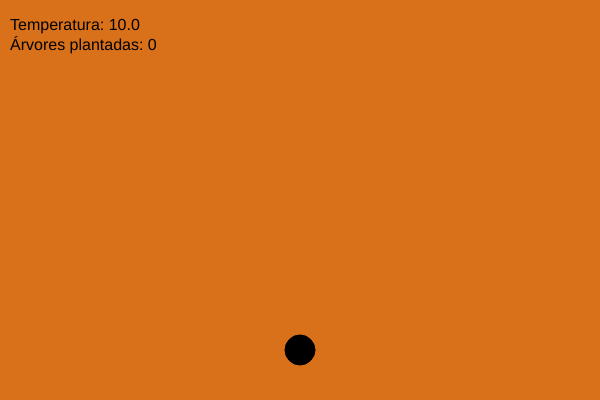
Frame 1 (no input)
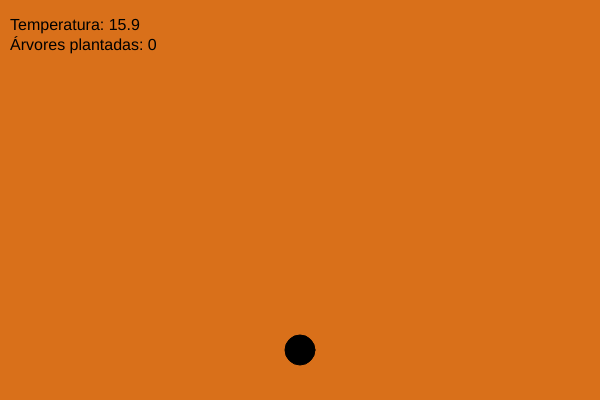
Frame 60 (no input)
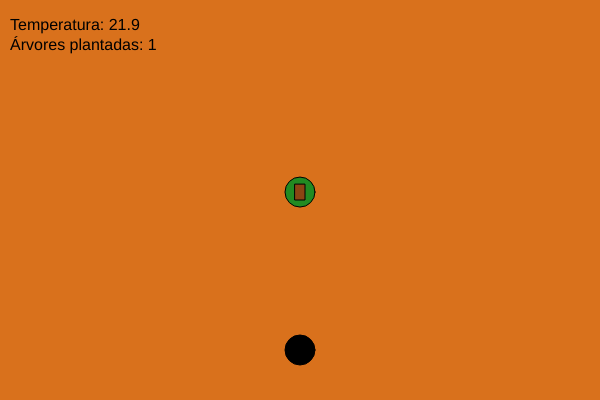
Frame 120 (the mouse pressed at the canvas centre since frame 60)

The p5.js sketch that drew these frames (run headless with seeded random() and noise() and a simulated clock; from frame 60 on, the mouse is pressed at the canvas centre):

// p5.js sketch
// ── sketch.js
// Definindo variáveis globais
let jardineiro;
let plantas = [];
let temperatura = 10;
let totalArvores = 0;

function setup() {
  createCanvas(600, 400);
  jardineiro = new Jardineiro(width / 2, height - 50);
}

function draw() {
  // Usando map() para ajustar a cor de fundo de forma mais controlada
  let corFundo = lerpColor(color(217, 112, 26), color(219, 239, 208),
    map(totalArvores, 0, 100, 0, 1));

  background(corFundo);

  mostrarInformacoes();

  temperatura += 0.1;

  jardineiro.atualizar();
  jardineiro.mostrar();

  // Verifica se o jogo acabou
  verificarFimDeJogo();

  // Usando map() para aplicar o comportamento de árvores plantadas
  plantas.map((arvore) => arvore.mostrar());
}

// Função para mostrar as informações na tela
function mostrarInformacoes() {
  textSize(16);
  fill(0);
  text("Temperatura: " + temperatura.toFixed(1), 10, 30);
  text("Árvores plantadas: " + totalArvores, 10, 50);
}

// Função que verifica se o jogo acabou (exemplo)
function verificarFimDeJogo() {
  if (totalArvores >= 50) {
    textSize(32);
    fill(0, 255, 0);
    text("Você ganhou! Todas as árvores foram plantadas.", width / 2 - 250, height / 2);
    noLoop(); // Para o jogo
  } else if (temperatura > 88) {
    textSize(32);
    fill(255, 0, 0);
    text("O jogo acabou! A temperatura ficou muito alta.", width / 2 - 250, height / 2);
    noLoop(); // Para o jogo
  }
}

// Classe para o jardineiro
class Jardineiro {
  constructor(x, y) {
    this.x = x;
    this.y = y;
    this.tamanho = 30;
  }

  // Atualiza a posição do jardineiro
  atualizar() {
    if (keyIsDown(LEFT_ARROW)) {
      this.x -= 5;
    }
    if (keyIsDown(RIGHT_ARROW)) {
      this.x += 5;
    }
    if (keyIsDown(UP_ARROW)) {
      this.y -= 5;
    }
    if (keyIsDown(DOWN_ARROW)) {
      this.y += 5;
    }
  }

  // Desenha o jardineiro na tela
  mostrar() {
    fill(0);
    ellipse(this.x, this.y, this.tamanho, this.tamanho);
  }

  // Função para o jardineiro plantar árvores
  plantarArvore() {
    if (mouseIsPressed) {
      let arvore = new Arvore(mouseX, mouseY);
      plantas.push(arvore);
      totalArvores++;
    }
  }
}

// Classe para as árvores
class Arvore {
  constructor(x, y) {
    this.x = x;
    this.y = y;
    this.altura = 10;
  }

  // Atualiza o crescimento da árvore
  atualizar() {
    if (temperatura > 15) {
      this.altura += 0.1;  // As árvores crescem conforme a temperatura
    }
  }

  // Desenha a árvore na tela
  mostrar() {
    fill(34, 139, 34); // Cor das folhas
    ellipse(this.x, this.y - this.altura / 2, 30, 30); // Folhas
    fill(139, 69, 19); // Cor do tronco
    rect(this.x - 5, this.y - this.altura, 10, this.altura); // Tronco
    this.atualizar();
  }
}

function mousePressed() {
  jardineiro.plantarArvore();
}
// ── p5.js Web Editor _ Freckle mixer.html
<!DOCTYPE html>
<!-- saved from url=(0014)about:internet -->
<html lang="en"><head><meta http-equiv="Content-Type" content="text/html; charset=UTF-8">
      
      <meta name="viewport" content="width=device-width, initial-scale=1.0">
      <meta name="keywords" content="p5.js, p5.js web editor, web editor, processing, code editor">
      <meta name="description" content="A web editor for p5.js, a JavaScript library with the goal of making coding accessible to artists, designers, educators, and beginners.">
      <title>p5.js Web Editor | Freckle mixer</title>
      <link rel="stylesheet" href="./p5.js Web Editor _ Freckle mixer_files/app.55e950c2f3e36765b277.css">
      <link href="./p5.js Web Editor _ Freckle mixer_files/css" rel="stylesheet" type="text/css">
      <link href="./p5.js Web Editor _ Freckle mixer_files/css(1)" rel="stylesheet" type="text/css">
      <link rel="shortcut icon" href="https://editor.p5js.org/favicon.ico" type="image/x-icon">
      <script type="text/javascript" async="" src="./p5.js Web Editor _ Freckle mixer_files/js"></script><script async="" src="./p5.js Web Editor _ Freckle mixer_files/analytics.js"></script><script>
        if (!window.process) {
          window.process = {};
        }
        if (!window.process.env) {
          window.process.env = {};
        }
        window.process.env.API_URL = '/editor';
        window.process.env.NODE_ENV = 'production';
        window.process.env.S3_BUCKET = 'assets.editor.p5js.org';
        window.process.env.S3_BUCKET_URL_BASE = 'https://assets.editor.p5js.org/';
        window.process.env.AWS_REGION = 'us-west-2';
        window.process.env.FORCE_TO_HTTPS = false;
        window.process.env.CLIENT = true;
        window.process.env.LOGIN_ENABLED = true;
        window.process.env.EXAMPLES_ENABLED = true;
        window.process.env.UI_ACCESS_TOKEN_ENABLED = false;
        window.process.env.UI_COLLECTIONS_ENABLED = true;
        window.process.env.UPLOAD_LIMIT = 250000000;
        window.process.env.TRANSLATIONS_ENABLED = true; 
        window.process.env.PREVIEW_URL = 'https://preview.p5js.org';
        window.process.env.GA_MEASUREMENT_ID='UA-53383000-1';
      </script>
    <link rel="stylesheet" href="./p5.js Web Editor _ Freckle mixer_files/main.css"><style data-styled="active" data-styled-version="5.3.0"></style><style data-emotion="css"></style></head>
    <body class="light">
      <div id="root" class="root-app"><a href="https://editor.p5js.org/matheus.lima.pereira09/sketches/oZFK2zE5N#play-sketch" class="skip_link">Skip to Play Sketch</a><div class="app" style=""><div class="RootPage-sc-1si1i3e-0 jonjFu"><header class="nav__header"><div class="nav__item-logo"><a href="https://editor.p5js.org/matheus.lima.pereira09/sketches"><svg xmlns="http://www.w3.org/2000/svg" xmlns:xlink="http://www.w3.org/1999/xlink" width="56" height="42" viewBox="0 0 56 42" role="img" aria-label="Logo p5.js" focusable="false" class="svg__logo"><g fill="none" fill-rule="evenodd"><path fill="#FFFFFF" d="M 43.75 15.44 L 42.761 16.157 L 41.735 14.796 L 40.734 16.122 L 39.771 15.388 L 40.746 14.051 L 39.164 13.48 L 39.538 12.33 L 41.124 12.841 L 41.124 11.197 L 42.397 11.197 L 42.397 12.844 L 43.971 12.368 L 44.344 13.518 L 42.774 14.054 L 43.749 15.439 L 43.75 15.44 Z M 36.705 24.399 C 36.417 25.07 35.991 25.672 35.455 26.168 C 34.931 26.649 34.316 27.018 33.611 27.273 C 32.889 27.531 32.128 27.661 31.361 27.656 C 30.027 27.656 28.901 27.344 27.987 26.72 C 27.366 26.298 26.843 25.748 26.454 25.106 L 28.407 23.271 L 28.437 23.261 C 28.647 23.871 29.04 24.402 29.562 24.781 C 30.087 25.165 30.709 25.357 31.429 25.357 C 31.834 25.357 32.216 25.289 32.576 25.153 C 32.936 25.019 33.251 24.823 33.521 24.568 C 33.791 24.312 34.005 23.993 34.162 23.61 C 34.32 23.227 34.399 22.795 34.399 22.314 C 34.399 21.698 34.293 21.187 34.084 20.781 C 33.89 20.395 33.609 20.059 33.263 19.801 C 32.924 19.552 32.537 19.375 32.127 19.282 C 31.707 19.184 31.277 19.135 30.845 19.136 C 30.545 19.136 30.226 19.158 29.888 19.203 C 29.551 19.249 29.221 19.313 28.898 19.395 C 28.576 19.478 28.261 19.572 27.954 19.676 C 27.673 19.77 27.399 19.883 27.133 20.014 L 27.403 11.292 L 36.468 11.292 L 36.468 13.726 L 29.967 13.726 L 29.81 17.175 C 30.064 17.1 30.368 17.047 30.72 17.017 C 31.073 16.987 31.392 16.972 31.677 16.972 C 32.457 16.972 33.18 17.084 33.847 17.31 C 34.487 17.52 35.079 17.852 35.591 18.29 C 36.086 18.719 36.471 19.245 36.749 19.868 C 37.027 20.492 37.165 21.209 37.165 22.021 C 37.165 22.908 37.012 23.7 36.705 24.399 Z M 25.104 24.039 C 24.872 24.71 24.513 25.33 24.046 25.864 C 23.583 26.387 23.016 26.81 22.382 27.104 C 21.729 27.411 20.99 27.566 20.166 27.566 C 19.438 27.574 18.718 27.412 18.063 27.092 C 17.425 26.777 16.933 26.349 16.589 25.807 L 16.544 25.807 L 16.544 32.66 L 13.844 32.66 L 13.844 16.43 L 16.432 16.43 L 16.432 17.94 L 16.499 17.94 C 16.634 17.73 16.81 17.516 17.028 17.298 C 17.245 17.08 17.512 16.885 17.827 16.711 C 18.565 16.309 19.394 16.104 20.234 16.114 C 20.998 16.114 21.703 16.261 22.348 16.554 C 22.993 16.847 23.548 17.249 24.013 17.76 C 24.486 18.285 24.853 18.898 25.093 19.563 C 25.347 20.254 25.475 20.998 25.475 21.794 C 25.475 22.591 25.351 23.338 25.104 24.037 L 25.104 24.039 Z M 22.025 19.617 C 21.774 19.286 21.452 19.015 21.084 18.822 C 20.704 18.621 20.26 18.52 19.75 18.52 C 19.269 18.52 18.838 18.624 18.46 18.834 C 18.08 19.043 17.756 19.312 17.486 19.639 C 17.216 19.968 17.012 20.341 16.874 20.759 C 16.597 21.568 16.597 22.446 16.874 23.255 C 17.012 23.666 17.216 24.035 17.486 24.364 C 17.756 24.692 18.08 24.957 18.46 25.158 C 18.838 25.36 19.269 25.46 19.75 25.46 C 20.26 25.46 20.705 25.356 21.084 25.147 C 21.464 24.938 21.777 24.67 22.024 24.341 C 22.272 24.013 22.458 23.64 22.583 23.221 C 22.831 22.407 22.831 21.538 22.583 20.724 C 22.458 20.315 22.273 19.946 22.025 19.617"></path></g></svg></a></div><nav class="nav"><ul class="nav__menubar" role="menubar" aria-orientation="horizontal"><ul class="nav__items-left" role="group"><li class="nav__item"><button tabindex="0" role="menuitem" aria-haspopup="menu" aria-expanded="false"><span class="nav__item-header">Arquivo</span><svg width="9px" height="6px" viewBox="0 0 9 6" xmlns="http://www.w3.org/2000/svg" xmlns:xlink="http://www.w3.org/1999/xlink" class="nav__item-header-triangle" focusable="false" aria-hidden="true"><g stroke="none" stroke-width="1" fill="#B5B5B5"><polygon id="Triangle" points="4.5 6 9 0 0 0"></polygon></g></svg></button><ul class="nav__dropdown" role="menu" aria-label="Arquivo menu"><li class="nav__dropdown-item "><button aria-disabled="false" role="menuitem" tabindex="-1" id="file-new">Novo</button></li><li class="nav__dropdown-item "><button aria-disabled="false" role="menuitem" tabindex="-1" id="file-save">Salvar<span class="nav__keyboard-shortcut">Ctrl+S</span></button></li><li class="nav__dropdown-item "><button aria-disabled="false" role="menuitem" tabindex="-1" id="file-duplicate">Duplicar</button></li><li class="nav__dropdown-item "><button aria-disabled="false" role="menuitem" tabindex="-1" id="file-share">compartilhar</button></li><li class="nav__dropdown-item "><button aria-disabled="false" role="menuitem" tabindex="-1" id="file-download">Download</button></li><li class="nav__dropdown-item "><a aria-disabled="false" role="menuitem" tabindex="-1" id="file-open" href="https://editor.p5js.org/matheus.lima.pereira09/sketches">Abrir</a></li><li class="nav__dropdown-item "><a aria-disabled="false" role="menuitem" tabindex="-1" id="file-add-to-collection" href="https://editor.p5js.org/matheus.lima.pereira09/sketches/oZFK2zE5N/add-to-collection">Adicionar à coleção</a></li><li class="nav__dropdown-item "><a aria-disabled="false" role="menuitem" tabindex="-1" id="file-examples" href="https://editor.p5js.org/p5/sketches">Exemplos</a></li></ul></li><li class="nav__item"><button tabindex="-1" role="menuitem" aria-haspopup="menu" aria-expanded="false"><span class="nav__item-header">Editar</span><svg width="9px" height="6px" viewBox="0 0 9 6" xmlns="http://www.w3.org/2000/svg" xmlns:xlink="http://www.w3.org/1999/xlink" class="nav__item-header-triangle" focusable="false" aria-hidden="true"><g stroke="none" stroke-width="1" fill="#B5B5B5"><polygon id="Triangle" points="4.5 6 9 0 0 0"></polygon></g></svg></button><ul class="nav__dropdown" role="menu" aria-label="Editar menu"><li class="nav__dropdown-item "><button aria-disabled="false" role="menuitem" tabindex="-1" id="edit-tidy">Organizar Código<span class="nav__keyboard-shortcut">Ctrl+Shift+F</span></button></li><li class="nav__dropdown-item "><button aria-disabled="false" role="menuitem" tabindex="-1" id="edit-find">Procurar<span class="nav__keyboard-shortcut">Ctrl+F</span></button></li><li class="nav__dropdown-item "><button aria-disabled="false" role="menuitem" tabindex="-1" id="edit-replace">Trocar<span class="nav__keyboard-shortcut">Ctrl+H</span></button></li></ul></li><li class="nav__item"><button tabindex="-1" role="menuitem" aria-haspopup="menu" aria-expanded="false"><span class="nav__item-header">Esboço</span><svg width="9px" height="6px" viewBox="0 0 9 6" xmlns="http://www.w3.org/2000/svg" xmlns:xlink="http://www.w3.org/1999/xlink" class="nav__item-header-triangle" focusable="false" aria-hidden="true"><g stroke="none" stroke-width="1" fill="#B5B5B5"><polygon id="Triangle" points="4.5 6 9 0 0 0"></polygon></g></svg></button><ul class="nav__dropdown" role="menu" aria-label="Esboço menu"><li class="nav__dropdown-item "><button aria-disabled="false" role="menuitem" tabindex="-1" id="sketch-add-file">Adicionar Arquivo<span class="nav__keyboard-shortcut">Ctrl+Alt+N</span></button></li><li class="nav__dropdown-item "><button aria-disabled="false" role="menuitem" tabindex="-1" id="sketch-add-folder">Adicionar Pasta</button></li><li class="nav__dropdown-item "><button aria-disabled="false" role="menuitem" tabindex="-1" id="sketch-run">Executar<span class="nav__keyboard-shortcut">Ctrl+Enter</span></button></li><li class="nav__dropdown-item "><button aria-disabled="false" role="menuitem" tabindex="-1" id="sketch-stop">Parar<span class="nav__keyboard-shortcut">Shift+Ctrl+Enter</span></button></li></ul></li><li class="nav__item"><button tabindex="-1" role="menuitem" aria-haspopup="menu" aria-expanded="false"><span class="nav__item-header">Ajuda</span><svg width="9px" height="6px" viewBox="0 0 9 6" xmlns="http://www.w3.org/2000/svg" xmlns:xlink="http://www.w3.org/1999/xlink" class="nav__item-header-triangle" focusable="false" aria-hidden="true"><g stroke="none" stroke-width="1" fill="#B5B5B5"><polygon id="Triangle" points="4.5 6 9 0 0 0"></polygon></g></svg></button><ul class="nav__dropdown" role="menu" aria-label="Ajuda menu"><li class="nav__dropdown-item "><button aria-disabled="false" role="menuitem" tabindex="-1" id="help-shortcuts">Atalhos de Teclado</button></li><li class="nav__dropdown-item "><a href="https://p5js.org/reference/" target="_blank" rel="noopener noreferrer" aria-disabled="false" role="menuitem" tabindex="-1" id="help-reference">Referência</a></li><li class="nav__dropdown-item "><a aria-disabled="false" role="menuitem" tabindex="-1" id="help-about" href="https://editor.p5js.org/about">Sobre</a></li></ul></li><li class="nav__item"><button tabindex="-1" role="button" aria-haspopup="listbox" aria-expanded="false"><span class="nav__item-header">Português</span><svg width="9px" height="6px" viewBox="0 0 9 6" xmlns="http://www.w3.org/2000/svg" xmlns:xlink="http://www.w3.org/1999/xlink" class="nav__item-header-triangle" focusable="false" aria-hidden="true"><g stroke="none" stroke-width="1" fill="#B5B5B5"><polygon id="Triangle" points="4.5 6 9 0 0 0"></polygon></g></svg></button><ul class="nav__dropdown" role="listbox" aria-label="Português menu"><li class="nav__dropdown-item "><button aria-disabled="false" value="be" aria-selected="false" role="option" tabindex="-1" id="be">বাংলা</button></li><li class="nav__dropdown-item "><button aria-disabled="false" value="de" aria-selected="false" role="option" tabindex="-1" id="de">Deutsch</button></li><li class="nav__dropdown-item "><button aria-disabled="false" value="en-US" aria-selected="false" role="option" tabindex="-1" id="en-US">English</button></li><li class="nav__dropdown-item "><button aria-disabled="false" value="es-419" aria-selected="false" role="option" tabindex="-1" id="es-419">Español</button></li><li class="nav__dropdown-item "><button aria-disabled="false" value="fr-CA" aria-selected="false" role="option" tabindex="-1" id="fr-CA">Français</button></li><li class="nav__dropdown-item "><button aria-disabled="false" value="hi" aria-selected="false" role="option" tabindex="-1" id="hi">हिन्दी</button></li><li class="nav__dropdown-item "><button aria-disabled="false" value="it" aria-selected="false" role="option" tabindex="-1" id="it">Italiano</button></li><li class="nav__dropdown-item "><button aria-disabled="false" value="ja" aria-selected="false" role="option" tabindex="-1" id="ja">日本語</button></li><li class="nav__dropdown-item "><button aria-disabled="false" value="ko" aria-selected="false" role="option" tabindex="-1" id="ko">한국어</button></li><li class="nav__dropdown-item "><button aria-disabled="false" value="pt-BR" aria-selected="true" role="option" tabindex="-1" id="pt-BR">Português</button></li><li class="nav__dropdown-item "><button aria-disabled="false" value="sv" aria-selected="false" role="option" tabindex="-1" id="sv">Svenska</button></li><li class="nav__dropdown-item "><button aria-disabled="false" value="tr" aria-selected="false" role="option" tabindex="-1" id="tr">Türkçe</button></li><li class="nav__dropdown-item "><button aria-disabled="false" value="uk-UA" aria-selected="false" role="option" tabindex="-1" id="uk-UA">Українська</button></li><li class="nav__dropdown-item "><button aria-disabled="false" value="ur" aria-selected="false" role="option" tabindex="-1" id="ur">اردو</button></li><li class="nav__dropdown-item "><button aria-disabled="false" value="zh-CN" aria-selected="false" role="option" tabindex="-1" id="zh-CN">简体中文</button></li><li class="nav__dropdown-item "><button aria-disabled="false" value="zh-TW" aria-selected="false" role="option" tabindex="-1" id="zh-TW">正體中文</button></li></ul></li></ul><ul class="nav__items-right" title="user-menu" role="group"><li class="nav__item"><button tabindex="-1" role="menuitem" aria-haspopup="menu" aria-expanded="false"><span class="nav__item-header"><span>Olá, matheus.lima.pereira09!</span></span><svg width="9px" height="6px" viewBox="0 0 9 6" xmlns="http://www.w3.org/2000/svg" xmlns:xlink="http://www.w3.org/1999/xlink" class="nav__item-header-triangle" focusable="false" aria-hidden="true"><g stroke="none" stroke-width="1" fill="#B5B5B5"><polygon id="Triangle" points="4.5 6 9 0 0 0"></polygon></g></svg></button><ul class="nav__dropdown" role="menu" aria-label="[object Object] menu"><li class="nav__dropdown-item "><a aria-disabled="false" role="menuitem" tabindex="-1" id="account-sketches" href="https://editor.p5js.org/matheus.lima.pereira09/sketches">Meus Esboços</a></li><li class="nav__dropdown-item "><a aria-disabled="false" role="menuitem" tabindex="-1" id="account-collections" href="https://editor.p5js.org/matheus.lima.pereira09/collections">Minhas Coleções</a></li><li class="nav__dropdown-item "><a aria-disabled="false" role="menuitem" tabindex="-1" id="account-assets" href="https://editor.p5js.org/matheus.lima.pereira09/assets">Meus Recursos</a></li><li class="nav__dropdown-item "><a aria-disabled="false" role="menuitem" tabindex="-1" id="account-settings" href="https://editor.p5js.org/account">Minha Conta</a></li><li class="nav__dropdown-item "><button aria-disabled="false" role="menuitem" tabindex="-1" id="account-logout">Sair</button></li></ul></li></ul></ul></nav></header><div class="toolbar"><button class="toolbar__play-sketch-button" aria-label="Executar esboço"><svg width="16px" height="16px" viewBox="0 0 16 16" xmlns="http://www.w3.org/2000/svg" xmlns:xlink="http://www.w3.org/1999/xlink" focusable="false" aria-hidden="true"><g stroke="none" fill="currentColor"><polygon id="play" points="0 0 16 8 0 16"></polygon></g></svg></button><button class="toolbar__play-button toolbar__play-button--selected" id="play-sketch" aria-label="Executar esboço visual" title="Executar esboço"><svg width="16px" height="16px" viewBox="0 0 16 16" xmlns="http://www.w3.org/2000/svg" xmlns:xlink="http://www.w3.org/1999/xlink" focusable="false" aria-hidden="true"><g stroke="none" fill="currentColor"><polygon id="play" points="0 0 16 8 0 16"></polygon></g></svg></button><button class="toolbar__stop-button" aria-label="Parar esboço" title="Parar esboço"><svg width="16px" height="16px" viewBox="0 0 16 16" xmlns="http://www.w3.org/2000/svg" xmlns:xlink="http://www.w3.org/1999/xlink" focusable="false" aria-hidden="true"><g stroke="none" fill="currentColor"><rect id="stop" x="0" y="0" width="16" height="16"></rect></g></svg></button><div class="toolbar__autorefresh"><input id="autorefresh" class="checkbox__autorefresh" type="checkbox" checked=""><label for="autorefresh" class="toolbar__autorefresh-label">Auto-atualizar</label></div><div class="toolbar__project-name-container"><span class="editable-input editable-input--is-not-editing editable-input--has-value "><button class="editable-input__label" aria-label="Mudar nome do esboço" aria-hidden="false"><span>Freckle mixer</span><svg id="Layer_1" xmlns="http://www.w3.org/2000/svg" xmlns:xlink="http://www.w3.org/1999/xlink" x="0px" y="0px" width="100px" height="100px" viewBox="0 0 100 100" enable-background="new 0 0 100 100" xml:space="preserve" class="editable-input__icon" focusable="false" aria-hidden="true"><g><path fill="currentColor" d="M68.201,42.768c0.641,1.84,0.48,3.76-0.399,4.96L41.241,74.289l-15.76,4.32c-0.24,0.08-0.32,0-0.24-0.24l4.48-15.601 l26.561-26.561c1.2-0.96,3.12-1.04,4.96-0.32C32.121,65.009,32.041,65.089,32.041,65.089l-1.84,5.84c0,0,0.88,0.32,1.68,1.12 c0.8,0.801,1.04,1.76,1.04,1.76l6-1.84L68.201,42.768z M36.521,65.169l27.68-27.681c0.88,0.48,1.761,1.36,2.4,2.32 c-27.761,27.68-27.761,27.68-27.761,27.68l-2.24-0.08L36.521,65.169z M76.282,39.248l-5.12,5.2c0,0,2.479-3.84-2.721-8.88 c-4.56-4.56-8.88-2.56-8.88-2.56l5.2-5.2c3.2-3.28,8.4-3.68,11.76-0.4C79.962,30.848,79.481,36.128,76.282,39.248z"></path></g></svg></button><input class="editable-input__input" type="text" maxlength="128" aria-label="Novo nome de esboço" disabled="" aria-hidden="true" value="Freckle mixer"></span><p class="toolbar__project-project.owner"> por  <a href="https://editor.p5js.org/matheus.lima.pereira09/sketches">matheus.lima.pereira09</a></p></div><button class="VersionIndicator__VersionPickerButton-sc-draom6-0 edrKfQ">p5.js 1.11.5<svg width="20px" height="20px" viewBox="0 0 20 20" xmlns="http://www.w3.org/2000/svg" xmlns:xlink="http://www.w3.org/1999/xlink" focusable="false" aria-hidden="true"><g stroke="none" stroke-width="0" fill="#ED225D"><path d="M14.6822397,16.2117311 L15.1198278,19.0213068 C14.3844186,19.4395702 13.5928664,19.770504 12.7592794,20 L11.0818617,17.703677 C10.7282919,17.7528772 10.367116,17.7783101 10,17.7783101 C9.63288395,17.7783101 9.2717081,17.7528772 8.91813825,17.703677 L7.24072063,20 C6.40713364,19.770504 5.6155814,19.4395702 4.88017224,19.0213068 L5.31776031,16.2117311 C4.73977887,15.7753775 4.22462249,15.2602211 3.78826886,14.6822397 L0.978693166,15.1198278 C0.560429839,14.3844186 0.22949601,13.5928664 -2.84217094e-14,12.7592794 L2.29632299,11.0818617 C2.24712285,10.7282919 2.22168987,10.367116 2.22168987,10 C2.22168987,9.63288395 2.24712285,9.2717081 2.29632299,8.91813825 L-8.12791077e-15,7.24072063 C0.22949601,6.40713364 0.560429839,5.6155814 0.978693166,4.88017224 L3.78826886,5.31776031 C4.22462249,4.73977887 4.73977887,4.22462249 5.31776031,3.78826886 L4.88017224,0.978693166 C5.6155814,0.560429839 6.40713364,0.22949601 7.24072063,0 L8.91813825,2.29632299 C9.2717081,2.24712285 9.63288395,2.22168987 10,2.22168987 C10.367116,2.22168987 10.7282919,2.24712285 11.0818617,2.29632299 L12.7592794,1.98620157e-14 C13.5928664,0.22949601 14.3844186,0.560429839 15.1198278,0.978693166 L14.6822397,3.78826886 C15.2602211,4.22462249 15.7753775,4.73977887 16.2117311,5.31776031 L19.0213068,4.88017224 C19.4395702,5.6155814 19.770504,6.40713364 20,7.24072063 L17.703677,8.91813825 C17.7528772,9.2717081 17.7783101,9.63288395 17.7783101,10 C17.7783101,10.367116 17.7528772,10.7282919 17.703677,11.0818617 L20,12.7592794 C19.770504,13.5928664 19.4395702,14.3844186 19.0213068,15.1198278 L16.2117311,14.6822397 C15.7753775,15.2602211 15.2602211,15.7753775 14.6822397,16.2117311 L14.6822397,16.2117311 Z M10,13.8891551 C12.147921,13.8891551 13.8891551,12.147921 13.8891551,10 C13.8891551,7.85207897 12.147921,6.11084493 10,6.11084493 C7.85207897,6.11084493 6.11084493,7.85207897 6.11084493,10 C6.11084493,12.147921 7.85207897,13.8891551 10,13.8891551 Z" id="path-1"></path></g></svg><div class="VersionIndicator__NotificationDot-sc-draom6-1 hQTHaQ"></div></button><div style="flex: 1 1 0%;"></div><button class="toolbar__preferences-button" aria-label="Abrir Preferências" title="Abrir Preferências"><svg width="20px" height="20px" viewBox="0 0 20 20" xmlns="http://www.w3.org/2000/svg" xmlns:xlink="http://www.w3.org/1999/xlink" focusable="false" aria-hidden="true"><g stroke="none" stroke-width="0" fill="#ED225D"><path d="M14.6822397,16.2117311 L15.1198278,19.0213068 C14.3844186,19.4395702 13.5928664,19.770504 12.7592794,20 L11.0818617,17.703677 C10.7282919,17.7528772 10.367116,17.7783101 10,17.7783101 C9.63288395,17.7783101 9.2717081,17.7528772 8.91813825,17.703677 L7.24072063,20 C6.40713364,19.770504 5.6155814,19.4395702 4.88017224,19.0213068 L5.31776031,16.2117311 C4.73977887,15.7753775 4.22462249,15.2602211 3.78826886,14.6822397 L0.978693166,15.1198278 C0.560429839,14.3844186 0.22949601,13.5928664 -2.84217094e-14,12.7592794 L2.29632299,11.0818617 C2.24712285,10.7282919 2.22168987,10.367116 2.22168987,10 C2.22168987,9.63288395 2.24712285,9.2717081 2.29632299,8.91813825 L-8.12791077e-15,7.24072063 C0.22949601,6.40713364 0.560429839,5.6155814 0.978693166,4.88017224 L3.78826886,5.31776031 C4.22462249,4.73977887 4.73977887,4.22462249 5.31776031,3.78826886 L4.88017224,0.978693166 C5.6155814,0.560429839 6.40713364,0.22949601 7.24072063,0 L8.91813825,2.29632299 C9.2717081,2.24712285 9.63288395,2.22168987 10,2.22168987 C10.367116,2.22168987 10.7282919,2.24712285 11.0818617,2.29632299 L12.7592794,1.98620157e-14 C13.5928664,0.22949601 14.3844186,0.560429839 15.1198278,0.978693166 L14.6822397,3.78826886 C15.2602211,4.22462249 15.7753775,4.73977887 16.2117311,5.31776031 L19.0213068,4.88017224 C19.4395702,5.6155814 19.770504,6.40713364 20,7.24072063 L17.703677,8.91813825 C17.7528772,9.2717081 17.7783101,9.63288395 17.7783101,10 C17.7783101,10.367116 17.7528772,10.7282919 17.703677,11.0818617 L20,12.7592794 C19.770504,13.5928664 19.4395702,14.3844186 19.0213068,15.1198278 L16.2117311,14.6822397 C15.7753775,15.2602211 15.2602211,15.7753775 14.6822397,16.2117311 L14.6822397,16.2117311 Z M10,13.8891551 C12.147921,13.8891551 13.8891551,12.147921 13.8891551,10 C13.8891551,7.85207897 12.147921,6.11084493 10,6.11084493 C7.85207897,6.11084493 6.11084493,7.85207897 6.11084493,10 C6.11084493,12.147921 7.85207897,13.8891551 10,13.8891551 Z" id="path-1"></path></g></svg></button></div><main class="editor-preview-container"><div class="SplitPane  vertical disabled" style="display: flex; flex: 1 1 0%; height: 100%; position: absolute; outline: none; overflow: hidden; user-select: text; flex-direction: row; left: 0px; right: 0px;"><div class="Pane vertical Pane1  " style="flex: 0 0 auto; position: relative; outline: none; width: 20px;"><div class="MobileEditor__FileDrawer-sc-yhzp18-4 iCiGqo"><section class="sidebar sidebar--contracted"><header class="sidebar__header"><h3 class="sidebar__title"><span>Arquivos do Esboço</span></h3><div class="sidebar__icons"><button aria-label="Alterar abrir/fechar opções do arquivo do esboço" class="sidebar__add" tabindex="0"><svg width="32" height="32" viewBox="0 0 32 32" fill="none" xmlns="http://www.w3.org/2000/svg" focusable="false" aria-hidden="true" class="icons__StyledIcon-sc-xmer15-0 iFGmFm"><path fill-rule="evenodd" clip-rule="evenodd" d="M17.3197 27.8794H14.6798L14.6798 17.3199L4.12036 17.3199L4.12036 14.6801L14.6798 14.6801L14.6798 4.12059H17.3197L17.3197 14.6801L27.8792 14.6801L27.8792 17.3199L17.3197 17.3199L17.3197 27.8794Z" fill="#666666"></path></svg></button></div></header><div class="sidebar__root-item"><ul class="file-item__children"><li><div class="sidebar__file-item"><div class="file-item__content"><span class="file-item__spacer"></span><span class="sidebar__file-item-icon"><span><svg stroke="currentColor" fill="currentColor" stroke-width="0" viewBox="0 0 512 512" height="1em" width="1em" xmlns="http://www.w3.org/2000/svg"><path d="M64 32l34.936 403.213L255.769 480l157.245-44.854L448 32H64zm307.997 132h-184l3.991 51h176.008l-13.505 151.386-98.5 28.094-98.682-27.976L150.545 289h48.254l3.423 39.287 53.769 14.781 53.422-14.915L314.987 264H147.986l-12.571-149.589 240.789.016L371.997 164z"></path></svg></span></span><button aria-label="index.html" class="sidebar__file-item-name" data-testid="file-name"><span class="sidebar__file-item-name-text"><span>i</span><span class="sidebar__file-item-name--ellipsis">nde</span><span>x</span><span>.html</span></span></button><input data-testid="input" type="text" class="sidebar__file-item-input" maxlength="128" value="index.html"><button class="sidebar__file-item-show-options" aria-label="Alterar abrir/fechar opções do arquivo" tabindex="0"><svg width="9px" height="6px" viewBox="0 0 9 6" xmlns="http://www.w3.org/2000/svg" xmlns:xlink="http://www.w3.org/1999/xlink" focusable="false" aria-hidden="true"><g stroke="none" stroke-width="1" fill="#B5B5B5"><polygon id="Triangle" points="4.5 6 9 0 0 0"></polygon></g></svg></button><div class="sidebar__file-item-options"><ul title="file options"><li><button class="sidebar__file-item-option">Renomear</button></li><li><button class="sidebar__file-item-option">Apagar</button></li></ul></div></div><ul class="file-item__children"></ul></div></li><li><div class="sidebar__file-item sidebar__file-item--selected"><div class="file-item__content"><span class="file-item__spacer"></span><span class="sidebar__file-item-icon"><span><svg stroke="currentColor" fill="currentColor" stroke-width="0" viewBox="0 0 512 512" height="1em" width="1em" xmlns="http://www.w3.org/2000/svg"><path d="M208 88.001h-80v212.498c0 52.58-18.032 67.261-49.412 67.261-14.705 0-27.948-2.521-38.25-6.063L32 423.904C46.7 428.966 69.259 432 86.907 432 158.955 432 208 398.129 208 301.02V88.001zM382.463 80C305.02 80 256 123.998 256 182.154c0 50.083 37.751 81.44 92.641 101.665 39.7 14.158 55.392 26.808 55.392 47.539 0 22.756-18.139 37.425-52.448 37.425-31.863 0-60.789-10.64-80.394-21.255v-.021L256 410.727c18.639 10.638 53.441 21.255 91.167 21.255C437.854 431.98 480 383.43 480 326.284c0-48.55-26.958-79.9-85.278-102.163-43.139-17.191-61.27-26.795-61.27-48.542 0-17.2 15.688-32.869 48.043-32.869 31.846 0 53.744 10.707 66.505 17.291l19.125-64C447.125 87.22 420.188 80 382.463 80z"></path></svg></span></span><button aria-label="sketch.js" class="sidebar__file-item-name" data-testid="file-name"><span class="sidebar__file-item-name-text"><span>s</span><span class="sidebar__file-item-name--ellipsis">ketc</span><span>h</span><span>.js</span></span></button><input data-testid="input" type="text" class="sidebar__file-item-input" maxlength="128" value="sketch.js"><button class="sidebar__file-item-show-options" aria-label="Alterar abrir/fechar opções do arquivo" tabindex="0"><svg width="9px" height="6px" viewBox="0 0 9 6" xmlns="http://www.w3.org/2000/svg" xmlns:xlink="http://www.w3.org/1999/xlink" focusable="false" aria-hidden="true"><g stroke="none" stroke-width="1" fill="#B5B5B5"><polygon id="Triangle" points="4.5 6 9 0 0 0"></polygon></g></svg></button><div class="sidebar__file-item-options"><ul title="file options"><li><button class="sidebar__file-item-option">Renomear</button></li><li><button class="sidebar__file-item-option">Apagar</button></li></ul></div></div><ul class="file-item__children"></ul></div></li><li><div class="sidebar__file-item"><div class="file-item__content"><span class="file-item__spacer"></span><span class="sidebar__file-item-icon"><span><svg stroke="currentColor" fill="currentColor" stroke-width="0" viewBox="0 0 512 512" height="1em" width="1em" xmlns="http://www.w3.org/2000/svg"><path d="M256.282 339.488zM64 32l34.946 403.219L255.767 480l157.259-44.85L448 32H64zm290.676 334.898l-98.607 28.125-98.458-28.248L150.864 289h48.253l3.433 39.562 53.586 15.163.132.273h.034l53.467-14.852L315.381 265H203l-4-50h120.646l4.396-51H140l-4-49h240.58l-21.904 251.898z"></path></svg></span></span><button aria-label="style.css" class="sidebar__file-item-name" data-testid="file-name"><span class="sidebar__file-item-name-text"><span>s</span><span class="sidebar__file-item-name--ellipsis">tyl</span><span>e</span><span>.css</span></span></button><input data-testid="input" type="text" class="sidebar__file-item-input" maxlength="128" value="style.css"><button class="sidebar__file-item-show-options" aria-label="Alterar abrir/fechar opções do arquivo" tabindex="0"><svg width="9px" height="6px" viewBox="0 0 9 6" xmlns="http://www.w3.org/2000/svg" xmlns:xlink="http://www.w3.org/1999/xlink" focusable="false" aria-hidden="true"><g stroke="none" stroke-width="1" fill="#B5B5B5"><polygon id="Triangle" points="4.5 6 9 0 0 0"></polygon></g></svg></button><div class="sidebar__file-item-options"><ul title="file options"><li><button class="sidebar__file-item-option">Renomear</button></li><li><button class="sidebar__file-item-option">Apagar</button></li></ul></div></div><ul class="file-item__children"></ul></div></li></ul></div></section></div></div><span role="presentation" class="Resizer vertical disabled"></span><div class="Pane vertical Pane2  " style="flex: 1 1 0%; position: relative; outline: none;"><div class="SplitPane  vertical " style="display: flex; flex: 1 1 0%; height: 100%; position: absolute; outline: none; overflow: hidden; user-select: text; flex-direction: row; left: 0px; right: 0px;"><div class="Pane vertical Pane1  " style="flex: 0 0 auto; position: relative; outline: none; width: 50%;"><div class="SplitPane editor-preview-subpanel horizontal " style="display: flex; flex: 1 1 0%; height: 100%; position: absolute; outline: none; overflow: hidden; user-select: text; bottom: 0px; flex-direction: column; min-height: 100%; top: 0px; width: 100%;"><div class="Pane horizontal Pane1  " style="flex: 1 1 0%; position: relative; outline: none;"><section class="editor sidebar--contracted"><div class="editor__header"><button aria-label="Abrir navegação de arquivos do esboço" class="sidebar__contract"><svg width="10px" height="15px" viewBox="0 0 10 15" xmlns="http://www.w3.org/2000/svg" xmlns:xlink="http://www.w3.org/1999/xlink" focusable="false" aria-hidden="true"><defs></defs><g id="IDEs" stroke="none" stroke-width="1" fill="none" fill-rule="evenodd" opacity="0.539999962"><g id="p5js-IDE-styles-foundation-pt-2" transform="translate(-529.000000, -1165.000000)" fill="#333333"><polygon id="arrow-shape-copy" transform="translate(534.000000, 1172.198314) rotate(-90.000000) translate(-534.000000, -1172.198314) " points="535.4 1169.39663 541 1174.99663 539.6 1176.39663 534 1170.79663 528.4 1176.39663 527 1174.99663 532.6 1169.39663 533.996628 1168"></polygon></g></g></svg></button><button aria-label="Fechar navegação de arquivos do esboço" class="sidebar__expand"><svg width="10px" height="15px" viewBox="0 0 10 15" xmlns="http://www.w3.org/2000/svg" xmlns:xlink="http://www.w3.org/1999/xlink" focusable="false" aria-hidden="true"><defs></defs><g id="IDEs" stroke="none" stroke-width="1" fill="none" fill-rule="evenodd" opacity="0.539999962"><g id="p5js-IDE-styles-foundation-pt-2" transform="translate(-496.000000, -1165.000000)" fill="#333333"><polygon id="arrow-shape-copy" transform="translate(501.000000, 1172.198314) rotate(90.000000) translate(-501.000000, -1172.198314) " points="502.4 1169.39663 508 1174.99663 506.6 1176.39663 501 1170.79663 495.4 1176.39663 494 1174.99663 499.6 1169.39663 500.996628 1168"></polygon></g></g></svg></button><div class="editor__file-name"><span>sketch.js</span><span class="timer__saved-time">Salvo: 28 dias atrás</span></div></div><article class="editor-holder"><div class="CodeMirror cm-s-p5-light CodeMirror-wrap" style="font-size: 20px;"><div class="CodeMirror-vscrollbar" tabindex="-1" cm-not-content="true" style="display: block; bottom: 0px;"><div style="min-width: 1px; height: 2050px;"></div></div><div class="CodeMirror-hscrollbar" tabindex="-1" cm-not-content="true"><div style="height: 100%; min-height: 1px; width: 0px;"></div></div><div class="CodeMirror-scrollbar-filler" cm-not-content="true"></div><div class="CodeMirror-gutter-filler" cm-not-content="true"></div><div class="CodeMirror-scroll" tabindex="-1"><div class="CodeMirror-sizer" style="margin-left: 49px; margin-bottom: -10px; border-right-width: 40px; min-height: 2045px; padding-right: 10px; padding-bottom: 0px;"><div style="position: relative; top: 0px;"><div class="CodeMirror-lines" role="presentation"><div role="presentation" style="position: relative; outline: none;"><div class="CodeMirror-measure"><pre class="CodeMirror-line-like"><span>xxxxxxxxxx</span></pre><div class="CodeMirror-linenumber CodeMirror-gutter-elt"><div>96</div></div></div><div class="CodeMirror-measure"></div><div style="position: relative; z-index: 1;"></div><div class="CodeMirror-cursors" style=""></div><div class="CodeMirror-code" role="presentation" contenteditable="true" autocorrect="off" autocapitalize="off" spellcheck="false" tabindex="0" style=""><div style="position: relative;" class="CodeMirror-activeline"><div class="CodeMirror-activeline-background CodeMirror-linebackground" contenteditable="false"></div><div class="CodeMirror-gutter-background CodeMirror-activeline-gutter" contenteditable="false" style="left: -49px; width: 49px;"></div><div class="CodeMirror-gutter-wrapper CodeMirror-activeline-gutter" aria-hidden="true" contenteditable="false" style="left: -49px;"><div class="CodeMirror-linenumber CodeMirror-gutter-elt" style="left: 70px; width: 33px;">1</div></div><pre class=" CodeMirror-line " role="presentation"><span role="presentation" style="padding-right: 0.1px;"><span class="cm-comment">// Variáveis globais</span></span></pre></div><div style="position: relative;"><div class="CodeMirror-gutter-wrapper" aria-hidden="true" contenteditable="false" style="left: -49px;"><div class="CodeMirror-linenumber CodeMirror-gutter-elt" style="left: 70px; width: 33px;">2</div></div><pre class=" CodeMirror-line " role="presentation"><span role="presentation" style="padding-right: 0.1px;"><span class="cm-keyword">let</span> <span class="cm-def">jardineiro</span>;</span></pre></div><div style="position: relative;"><div class="CodeMirror-gutter-wrapper" aria-hidden="true" contenteditable="false" style="left: -49px;"><div class="CodeMirror-linenumber CodeMirror-gutter-elt" style="left: 70px; width: 33px;">3</div></div><pre class=" CodeMirror-line " role="presentation"><span role="presentation" style="padding-right: 0.1px;"><span class="cm-keyword">let</span> <span class="cm-def">plantas</span> <span class="cm-operator">=</span> [];</span></pre></div><div style="position: relative;"><div class="CodeMirror-gutter-wrapper" aria-hidden="true" contenteditable="false" style="left: -49px;"><div class="CodeMirror-linenumber CodeMirror-gutter-elt" style="left: 70px; width: 33px;">4</div></div><pre class=" CodeMirror-line " role="presentation"><span role="presentation" style="padding-right: 0.1px;"><span class="cm-keyword">let</span> <span class="cm-def">temperatura</span> <span class="cm-operator">=</span> <span class="cm-number">10</span>;</span></pre></div><div style="position: relative;"><div class="CodeMirror-gutter-wrapper" aria-hidden="true" contenteditable="false" style="left: -49px;"><div class="CodeMirror-linenumber CodeMirror-gutter-elt" style="left: 70px; width: 33px;">5</div></div><pre class=" CodeMirror-line " role="presentation"><span role="presentation" style="padding-right: 0.1px;"><span class="cm-keyword">let</span> <span class="cm-def">totalArvores</span> <span class="cm-operator">=</span> <span class="cm-number">0</span>;</span></pre></div><div style="position: relative;"><div class="CodeMirror-gutter-wrapper" aria-hidden="true" contenteditable="false" style="left: -49px;"><div class="CodeMirror-linenumber CodeMirror-gutter-elt" style="left: 70px; width: 33px;">6</div></div><pre class=" CodeMirror-line " role="presentation"><span role="presentation" style="padding-right: 0.1px;"><span cm-text=""></span></span></pre></div><div style="position: relative;"><div class="CodeMirror-gutter-wrapper" aria-hidden="true" contenteditable="false" style="left: -49px;"><div class="CodeMirror-linenumber CodeMirror-gutter-elt" style="left: 70px; width: 33px;">7</div><div class="CodeMirror-gutter-elt" style="left: 0px; width: 54px;"><div class="CodeMirror-foldgutter-open CodeMirror-guttermarker-subtle"></div></div></div><pre class=" CodeMirror-line " role="presentation"><span role="presentation" style="padding-right: 0.1px;"><span class="cm-keyword">function</span> <span class="cm-p5-function">setup</span>() {</span></pre></div><div style="position: relative;"><div class="CodeMirror-gutter-wrapper" aria-hidden="true" contenteditable="false" style="left: -49px;"><div class="CodeMirror-linenumber CodeMirror-gutter-elt" style="left: 70px; width: 33px;">8</div></div><pre class=" CodeMirror-line " role="presentation"><span role="presentation" style="padding-right: 0.1px;"> &nbsp;<span class="cm-p5-function">createCanvas</span>(<span class="cm-number">600</span>, <span class="cm-number">400</span>);</span></pre></div><div style="position: relative;"><div class="CodeMirror-gutter-wrapper" aria-hidden="true" contenteditable="false" style="left: -49px;"><div class="CodeMirror-linenumber CodeMirror-gutter-elt" style="left: 70px; width: 33px;">9</div></div><pre class=" CodeMirror-line " role="presentation"><span role="presentation" style="padding-right: 0.1px;"> &nbsp;<span class="cm-comment">// Inicializa o jardineiro na posição central inferior</span></span></pre></div><div style="position: relative;"><div class="CodeMirror-gutter-wrapper" aria-hidden="true" contenteditable="false" style="left: -49px;"><div class="CodeMirror-linenumber CodeMirror-gutter-elt" style="left: 70px; width: 33px;">10</div></div><pre class=" CodeMirror-line " role="presentation"><span role="presentation" style="padding-right: 0.1px;"> &nbsp;<span class="cm-variable">jardineiro</span> <span class="cm-operator">=</span> <span class="cm-keyword">new</span> <span class="cm-variable">Jardineiro</span>(<span class="cm-p5-variable">width</span> <span class="cm-operator">/</span> <span class="cm-number">2</span>, <span class="cm-p5-variable">height</span> <span class="cm-operator">-</span> <span class="cm-number">50</span>);</span></pre></div><div style="position: relative;"><div class="CodeMirror-gutter-wrapper" aria-hidden="true" contenteditable="false" style="left: -49px;"><div class="CodeMirror-linenumber CodeMirror-gutter-elt" style="left: 70px; width: 33px;">11</div></div><pre class=" CodeMirror-line " role="presentation"><span role="presentation" style="padding-right: 0.1px;">}</span></pre></div><div style="position: relative;"><div class="CodeMirror-gutter-wrapper" aria-hidden="true" contenteditable="false" style="left: -49px;"><div class="CodeMirror-linenumber CodeMirror-gutter-elt" style="left: 70px; width: 33px;">12</div></div><pre class=" CodeMirror-line " role="presentation"><span role="presentation" style="padding-right: 0.1px;"><span cm-text=""></span></span></pre></div><div style="position: relative;"><div class="CodeMirror-gutter-wrapper" aria-hidden="true" contenteditable="false" style="left: -49px;"><div class="CodeMirror-linenumber CodeMirror-gutter-elt" style="left: 70px; width: 33px;">13</div><div class="CodeMirror-gutter-elt" style="left: 0px; width: 54px;"><div class="CodeMirror-foldgutter-open CodeMirror-guttermarker-subtle"></div></div></div><pre class=" CodeMirror-line " role="presentation"><span role="presentation" style="padding-right: 0.1px;"><span class="cm-keyword">function</span> <span class="cm-p5-function">draw</span>() {</span></pre></div><div style="position: relative;"><div class="CodeMirror-gutter-wrapper" aria-hidden="true" contenteditable="false" style="left: -49px;"><div class="CodeMirror-linenumber CodeMirror-gutter-elt" style="left: 70px; width: 33px;">14</div></div><pre class=" CodeMirror-line " role="presentation"><span role="presentation" style="padding-right: 0.1px;"> &nbsp;<span class="cm-comment">// Ajusta a cor de fundo usando lerpColor e map()</span></span></pre></div><div style="position: relative;"><div class="CodeMirror-gutter-wrapper" aria-hidden="true" contenteditable="false" style="left: -49px;"><div class="CodeMirror-linenumber CodeMirror-gutter-elt" style="left: 70px; width: 33px;">15</div></div><pre class=" CodeMirror-line " role="presentation"><span role="presentation" style="padding-right: 0.1px;"> &nbsp;<span class="cm-keyword">let</span> <span class="cm-def">corFundo</span> <span class="cm-operator">=</span> <span class="cm-p5-function">lerpColor</span>(</span></pre></div><div style="position: relative;"><div class="CodeMirror-gutter-wrapper" aria-hidden="true" contenteditable="false" style="left: -49px;"><div class="CodeMirror-linenumber CodeMirror-gutter-elt" style="left: 70px; width: 33px;">16</div></div><pre class=" CodeMirror-line " role="presentation"><span role="presentation" style="padding-right: 0.1px;"> &nbsp; &nbsp;<span class="cm-p5-function">color</span>(<span class="cm-number">217</span>, <span class="cm-number">112</span>, <span class="cm-number">26</span>),</span></pre></div><div style="position: relative;"><div class="CodeMirror-gutter-wrapper" aria-hidden="true" contenteditable="false" style="left: -49px;"><div class="CodeMirror-linenumber CodeMirror-gutter-elt" style="left: 70px; width: 33px;">17</div></div><pre class=" CodeMirror-line " role="presentation"><span role="presentation" style="padding-right: 0.1px;"> &nbsp; &nbsp;<span class="cm-p5-function">color</span>(<span class="cm-number">219</span>, <span class="cm-number">239</span>, <span class="cm-number">208</span>),</span></pre></div><div style="position: relative;"><div class="CodeMirror-gutter-wrapper" aria-hidden="true" contenteditable="false" style="left: -49px;"><div class="CodeMirror-linenumber CodeMirror-gutter-elt" style="left: 70px; width: 33px;">18</div></div><pre class=" CodeMirror-line " role="presentation"><span role="presentation" style="padding-right: 0.1px;"> &nbsp; &nbsp;<span class="cm-p5-function">map</span>(<span class="cm-variable">totalArvores</span>, <span class="cm-number">0</span>, <span class="cm-number">100</span>, <span class="cm-number">0</span>, <span class="cm-number">1</span>)</span></pre></div><div style="position: relative;"><div class="CodeMirror-gutter-wrapper" aria-hidden="true" contenteditable="false" style="left: -49px;"><div class="CodeMirror-linenumber CodeMirror-gutter-elt" style="left: 70px; width: 33px;">19</div></div><pre class=" CodeMirror-line " role="presentation"><span role="presentation" style="padding-right: 0.1px;">  );</span></pre></div><div style="position: relative;"><div class="CodeMirror-gutter-wrapper" aria-hidden="true" contenteditable="false" style="left: -49px;"><div class="CodeMirror-linenumber CodeMirror-gutter-elt" style="left: 70px; width: 33px;">20</div></div><pre class=" CodeMirror-line " role="presentation"><span role="presentation" style="padding-right: 0.1px;"> &nbsp;<span class="cm-p5-function">background</span>(<span class="cm-variable-2">corFundo</span>);</span></pre></div><div style="position: relative;"><div class="CodeMirror-gutter-wrapper" aria-hidden="true" contenteditable="false" style="left: -49px;"><div class="CodeMirror-linenumber CodeMirror-gutter-elt" style="left: 70px; width: 33px;">21</div></div><pre class=" CodeMirror-line " role="presentation"><span role="presentation" style="padding-right: 0.1px;"><span cm-text=""></span></span></pre></div><div style="position: relative;"><div class="CodeMirror-gutter-wrapper" aria-hidden="true" contenteditable="false" style="left: -49px;"><div class="CodeMirror-linenumber CodeMirror-gutter-elt" style="left: 70px; width: 33px;">22</div></div><pre class=" CodeMirror-line " role="presentation"><span role="presentation" style="padding-right: 0.1px;"> &nbsp;<span class="cm-variable">mostrarInformacoes</span>();</span></pre></div><div style="position: relative;"><div class="CodeMirror-gutter-wrapper" aria-hidden="true" contenteditable="false" style="left: -49px;"><div class="CodeMirror-linenumber CodeMirror-gutter-elt" style="left: 70px; width: 33px;">23</div></div><pre class=" CodeMirror-line " role="presentation"><span role="presentation" style="padding-right: 0.1px;"><span cm-text=""></span></span></pre></div><div style="position: relative;"><div class="CodeMirror-gutter-wrapper" aria-hidden="true" contenteditable="false" style="left: -49px;"><div class="CodeMirror-linenumber CodeMirror-gutter-elt" style="left: 70px; width: 33px;">24</div></div><pre class=" CodeMirror-line " role="presentation"><span role="presentation" style="padding-right: 0.1px;"> &nbsp;<span class="cm-comment">// Incrementa a temperatura lentamente</span></span></pre></div><div style="position: relative;"><div class="CodeMirror-gutter-wrapper" aria-hidden="true" contenteditable="false" style="left: -49px;"><div class="CodeMirror-linenumber CodeMirror-gutter-elt" style="left: 70px; width: 33px;">25</div></div><pre class=" CodeMirror-line " role="presentation"><span role="presentation" style="padding-right: 0.1px;"> &nbsp;<span class="cm-variable">temperatura</span> <span class="cm-operator">+=</span> <span class="cm-number">0.1</span>;</span></pre></div><div style="position: relative;"><div class="CodeMirror-gutter-wrapper" aria-hidden="true" contenteditable="false" style="left: -49px;"><div class="CodeMirror-linenumber CodeMirror-gutter-elt" style="left: 70px; width: 33px;">26</div></div><pre class=" CodeMirror-line " role="presentation"><span role="presentation" style="padding-right: 0.1px;"><span cm-text=""></span></span></pre></div><div style="position: relative;"><div class="CodeMirror-gutter-wrapper" aria-hidden="true" contenteditable="false" style="left: -49px;"><div class="CodeMirror-linenumber CodeMirror-gutter-elt" style="left: 70px; width: 33px;">27</div></div><pre class=" CodeMirror-line " role="presentation"><span role="presentation" style="padding-right: 0.1px;"> &nbsp;<span class="cm-comment">// Atualiza e mostra o jardineiro</span></span></pre></div><div style="position: relative;"><div class="CodeMirror-gutter-wrapper" aria-hidden="true" contenteditable="false" style="left: -49px;"><div class="CodeMirror-linenumber CodeMirror-gutter-elt" style="left: 70px; width: 33px;">28</div></div><pre class=" CodeMirror-line " role="presentation"><span role="presentation" style="padding-right: 0.1px;"> &nbsp;<span class="cm-variable">jardineiro</span>.<span class="cm-property">atualizar</span>();</span></pre></div><div style="position: relative;"><div class="CodeMirror-gutter-wrapper" aria-hidden="true" contenteditable="false" style="left: -49px;"><div class="CodeMirror-linenumber CodeMirror-gutter-elt" style="left: 70px; width: 33px;">29</div></div><pre class=" CodeMirror-line " role="presentation"><span role="presentation" style="padding-right: 0.1px;"> &nbsp;<span class="cm-variable">jardineiro</span>.<span class="cm-property">mostrar</span>();</span></pre></div><div style="position: relative;"><div class="CodeMirror-gutter-wrapper" aria-hidden="true" contenteditable="false" style="left: -49px;"><div class="CodeMirror-linenumber CodeMirror-gutter-elt" style="left: 70px; width: 33px;">30</div></div><pre class=" CodeMirror-line " role="presentation"><span role="presentation" style="padding-right: 0.1px;"><span cm-text=""></span></span></pre></div><div style="position: relative;"><div class="CodeMirror-gutter-wrapper" aria-hidden="true" contenteditable="false" style="left: -49px;"><div class="CodeMirror-linenumber CodeMirror-gutter-elt" style="left: 70px; width: 33px;">31</div></div><pre class=" CodeMirror-line " role="presentation"><span role="presentation" style="padding-right: 0.1px;"> &nbsp;<span class="cm-comment">// Verifica se o jogo acabou</span></span></pre></div><div style="position: relative;"><div class="CodeMirror-gutter-wrapper" aria-hidden="true" contenteditable="false" style="left: -49px;"><div class="CodeMirror-linenumber CodeMirror-gutter-elt" style="left: 70px; width: 33px;">32</div></div><pre class=" CodeMirror-line " role="presentation"><span role="presentation" style="padding-right: 0.1px;"> &nbsp;<span class="cm-variable">verificarFimDeJogo</span>();</span></pre></div><div style="position: relative;"><div class="CodeMirror-gutter-wrapper" aria-hidden="true" contenteditable="false" style="left: -49px;"><div class="CodeMirror-linenumber CodeMirror-gutter-elt" style="left: 70px; width: 33px;">33</div></div><pre class=" CodeMirror-line " role="presentation"><span role="presentation" style="padding-right: 0.1px;"><span cm-text=""></span></span></pre></div><div style="position: relative;"><div class="CodeMirror-gutter-wrapper" aria-hidden="true" contenteditable="false" style="left: -49px;"><div class="CodeMirror-linenumber CodeMirror-gutter-elt" style="left: 70px; width: 33px;">34</div></div><pre class=" CodeMirror-line " role="presentation"><span role="presentation" style="padding-right: 0.1px;"> &nbsp;<span class="cm-comment">// Mostra todas as árvores plantadas</span></span></pre></div><div style="position: relative;"><div class="CodeMirror-gutter-wrapper" aria-hidden="true" contenteditable="false" style="left: -49px;"><div class="CodeMirror-linenumber CodeMirror-gutter-elt" style="left: 70px; width: 33px;">35</div></div><pre class=" CodeMirror-line " role="presentation"><span role="presentation" style="padding-right: 0.1px;"> &nbsp;<span class="cm-variable">plantas</span>.<span class="cm-property">forEach</span>(<span class="cm-def">arvore</span> <span class="cm-operator">=&gt;</span> <span class="cm-variable-2">arvore</span>.<span class="cm-property">mostrar</span>());</span></pre></div><div style="position: relative;"><div class="CodeMirror-gutter-wrapper" aria-hidden="true" contenteditable="false" style="left: -49px;"><div class="CodeMirror-linenumber CodeMirror-gutter-elt" style="left: 70px; width: 33px;">36</div></div><pre class=" CodeMirror-line " role="presentation"><span role="presentation" style="padding-right: 0.1px;">}</span></pre></div><div style="position: relative;"><div class="CodeMirror-gutter-wrapper" aria-hidden="true" contenteditable="false" style="left: -49px;"><div class="CodeMirror-linenumber CodeMirror-gutter-elt" style="left: 70px; width: 33px;">37</div></div><pre class=" CodeMirror-line " role="presentation"><span role="presentation" style="padding-right: 0.1px;"><span cm-text=""></span></span></pre></div><div style="position: relative;"><div class="CodeMirror-gutter-wrapper" aria-hidden="true" contenteditable="false" style="left: -49px;"><div class="CodeMirror-linenumber CodeMirror-gutter-elt" style="left: 70px; width: 33px;">38</div></div><pre class=" CodeMirror-line " role="presentation"><span role="presentation" style="padding-right: 0.1px;"><span class="cm-comment">// Função para mostrar informações na tela</span></span></pre></div><div style="position: relative;"><div class="CodeMirror-gutter-wrapper" aria-hidden="true" contenteditable="false" style="left: -49px;"><div class="CodeMirror-linenumber CodeMirror-gutter-elt" style="left: 70px; width: 33px;">39</div><div class="CodeMirror-gutter-elt" style="left: 0px; width: 54px;"><div class="CodeMirror-foldgutter-open CodeMirror-guttermarker-subtle"></div></div></div><pre class=" CodeMirror-line " role="presentation"><span role="presentation" style="padding-right: 0.1px;"><span class="cm-keyword">function</span> <span class="cm-def">mostrarInformacoes</span>() {</span></pre></div><div style="position: relative;"><div class="CodeMirror-gutter-wrapper" aria-hidden="true" contenteditable="false" style="left: -49px;"><div class="CodeMirror-linenumber CodeMirror-gutter-elt" style="left: 70px; width: 33px;">40</div></div><pre class=" CodeMirror-line " role="presentation"><span role="presentation" style="padding-right: 0.1px;"> &nbsp;<span class="cm-p5-function">textSize</span>(<span class="cm-number">16</span>);</span></pre></div></div></div></div></div></div><div style="position: absolute; height: 40px; width: 1px; border-bottom: 0px solid transparent; top: 2045px;"></div><div class="CodeMirror-gutters" style="height: 2085px;"><div class="CodeMirror-gutter CodeMirror-foldgutter"></div><div class="CodeMirror-gutter CodeMirror-lint-markers"></div><div class="CodeMirror-gutter CodeMirror-linenumbers" style="width: 41px;"></div></div></div></div></article><div class="editor-accessibility"><ul class="editor-lintmessages" title="lint messages"><li>Não há mensagens de Lint</li></ul><p> Linha atual<span class="editor-linenumber" aria-live="polite" aria-atomic="true" id="current-line">linha 1</span></p></div></section></div><span role="presentation" class="Resizer horizontal "></span><div class="Pane horizontal Pane2  " style="flex: 0 0 auto; position: relative; outline: none; height: 150px; display: flex;"><section class="preview-console"><header class="preview-console__header"><h2 class="preview-console__header-title">Terminal</h2><div class="preview-console__header-buttons"><button class="preview-console__clear" aria-label="Limpar terminal">Limpar</button><button class="preview-console__collapse" aria-label="Fechar terminal"><svg width="14px" height="9px" viewBox="0 0 14 9" xmlns="http://www.w3.org/2000/svg" xmlns:xlink="http://www.w3.org/1999/xlink" focusable="false" aria-hidden="true"><g id="IDEs" stroke="none" stroke-width="1" fill="none" fill-rule="evenodd" opacity="1"><g id="p5js-IDE-styles-foundation-pt-2" transform="translate(-425.000000, -1168.000000)" fill="#AAA"><g id="Icons" transform="translate(16.000000, 1063.000000)"><polygon id="arrow-shape-copy-2" transform="translate(416.000000, 109.198314) rotate(-180.000000) translate(-416.000000, -109.198314) " points="417.4 106.396628 423 111.996628 421.6 113.396628 416 107.796628 410.4 113.396628 409 111.996628 414.6 106.396628 415.996628 105"></polygon></g></g></g></svg></button><button class="preview-console__expand" aria-label="Abrir terminal"><svg width="14px" height="9px" viewBox="0 0 14 9" xmlns="http://www.w3.org/2000/svg" xmlns:xlink="http://www.w3.org/1999/xlink" focusable="false" aria-hidden="true"><defs></defs><g id="IDEs" stroke="none" stroke-width="1" fill="none" fill-rule="evenodd" opacity="1"><g id="p5js-IDE-styles-foundation-pt-2" transform="translate(-394.000000, -1168.000000)" fill="#AAA"><g id="Icons" transform="translate(16.000000, 1063.000000)"><polygon id="arrow-shape-copy" points="386.4 106.396628 392 111.996628 390.6 113.396628 385 107.796628 379.4 113.396628 378 111.996628 383.6 106.396628 384.996628 105"></polygon></g></g></g></svg></button></div></header><div class="preview-console__body"><div class="preview-console__messages" style="font-size: 20px;"><div class="css-dnj0yz"><div data-method="error" class="css-1dsl94x"><div class="css-j1nac1"></div><div class="css-3tmnuj"><details><summary style="outline: none; cursor: pointer;">ReferenceError: aada is not defined</summary><span>    at /sketch.js:73:14</span></details></div></div><div data-method="log" class="css-zuccr5"><div class="css-oyv3z1"></div><div class="css-3tmnuj"><div data-type="string" class="css-e393sm"><span>
🌸 p5.js says: [sketch.js, line 73] It seems that you may have accidentally written "aada" instead of "ADD". Please correct it to ADD if you wish to use the constant from p5.js. (<a href="https://p5js.org/reference/p5/ADD" class="linkified" target="_blank">https://p5js.org/reference/p5/ADD</a>) </span></div></div></div></div></div><div class="console__input"><div class="console-active__arrow-container" style="height: 26.666px;"><svg width="10px" height="15px" viewBox="0 0 10 15" xmlns="http://www.w3.org/2000/svg" xmlns:xlink="http://www.w3.org/1999/xlink" class="console-active__arrow" focusable="false" aria-hidden="true" style="width: 20px; height: 11.4px;"><defs></defs><g id="IDEs" stroke="none" stroke-width="1" fill="none" fill-rule="evenodd" opacity="0.539999962"><g id="p5js-IDE-styles-foundation-pt-2" transform="translate(-496.000000, -1165.000000)" fill="#333333"><polygon id="arrow-shape-copy" transform="translate(501.000000, 1172.198314) rotate(90.000000) translate(-501.000000, -1172.198314) " points="502.4 1169.39663 508 1174.99663 506.6 1176.39663 501 1170.79663 495.4 1176.39663 494 1174.99663 499.6 1169.39663 500.996628 1168"></polygon></g></g></svg></div><div class="console__editor" style="font-size: 20px;"><div class="CodeMirror cm-s-p5-light"><div class="CodeMirror-scrollbar-filler" cm-not-content="true"></div><div class="CodeMirror-gutter-filler" cm-not-content="true"></div><div class="CodeMirror-scroll" tabindex="-1"><div class="CodeMirror-sizer" style="margin-left: 0px; margin-bottom: -10px; border-right-width: 40px; min-height: 27px; min-width: 7px; padding-right: 0px; padding-bottom: 0px;"><div style="position: relative; top: 0px;"><div class="CodeMirror-lines" role="presentation"><div role="presentation" style="position: relative; outline: none;"><div class="CodeMirror-measure"><pre class="CodeMirror-line-like"><span>xxxxxxxxxx</span></pre></div><div class="CodeMirror-measure"></div><div style="position: relative; z-index: 1;"></div><div class="CodeMirror-cursors"></div><div class="CodeMirror-code" role="presentation" contenteditable="true" autocorrect="off" autocapitalize="off" spellcheck="false" tabindex="0"><pre class=" CodeMirror-line " role="presentation"><span role="presentation" style="padding-right: 0.1px;"><span cm-text=""></span></span></pre></div></div></div></div></div><div style="position: absolute; height: 40px; width: 1px; border-bottom: 0px solid transparent; top: 27px;"></div><div class="CodeMirror-gutters" style="display: none; height: 67px;"></div></div></div></div></div></div></section></div></div></div><span role="presentation" class="Resizer vertical " style="border-left-width: 2px; border-right-width: 2px; width: 2px; margin: 0px;"></span><div class="Pane vertical Pane2  " style="flex: 1 1 0%; position: relative; outline: none;"><section class="preview-frame-holder"><header class="preview-frame__header"><h2 class="preview-frame__title">Prévia</h2></header><div class="preview-frame__content"><div class="preview-frame-overlay" style="display: none;"></div><iframe title="sketch preview" src="./p5.js Web Editor _ Freckle mixer_files/saved_resource.html" sandbox="allow-forms allow-modals allow-pointer-lock allow-popups 
    allow-same-origin allow-scripts allow-top-navigation-by-user-activation allow-downloads" allow="accelerometer; ambient-light-sensor; autoplay; bluetooth; camera; encrypted-media; geolocation; gyroscope;     hid; microphone; magnetometer; midi; payment; usb; serial; vr; xr-spatial-tracking" scrolling="auto" allowfullscreen="" frameborder="0" class="PreviewFrame__Frame-sc-1a6lcg6-0 qCVrM"></iframe></div></section></div></div></div></div></main></div></div></div>
      <script src="./p5.js Web Editor _ Freckle mixer_files/app.8a240630fa08400e51da.js"></script><div id="processing-banner"></div><script src="./p5.js Web Editor _ Freckle mixer_files/main.js"></script>
    <script defer="" src="./p5.js Web Editor _ Freckle mixer_files/vcd15cbe7772f49c399c6a5babf22c1241717689176015" integrity="sha512-ZpsOmlRQV6y907TI0dKBHq9Md29nnaEIPlkf84rnaERnq6zvWvPUqr2ft8M1aS28oN72PdrCzSjY4U6VaAw1EQ==" data-cf-beacon="{&quot;rayId&quot;:&quot;9511f5486bf0012a&quot;,&quot;version&quot;:&quot;2025.6.2&quot;,&quot;r&quot;:1,&quot;token&quot;:&quot;60cf74cdd1eb4f67a1a3575333526b56&quot;,&quot;serverTiming&quot;:{&quot;name&quot;:{&quot;cfExtPri&quot;:true,&quot;cfEdge&quot;:true,&quot;cfOrigin&quot;:true,&quot;cfL4&quot;:true,&quot;cfSpeedBrain&quot;:true,&quot;cfCacheStatus&quot;:true}}}" crossorigin="anonymous"></script>

  
  </body></html>
